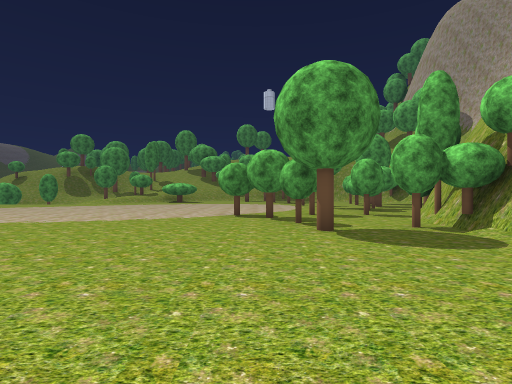
view 1 (above)

24 first-person views from a walk through a scene from a Unity 3-D project. The camera is 1.3 m above the floor, looks level and sees 80° across. The floor is counted in squares, 2 m on a side. Each view is taken from the middle of a square. On the plan, view 1 faces up. The plan holds only what a view shows up to about 10 squares ahead; the rest is blank. The place goes on beyond the plan. Some trees and plants on the terrain are drawn as simple stand-ins. The player is left out. Some animated figures are left out. Some surface patterns are stand-ins.

view 2
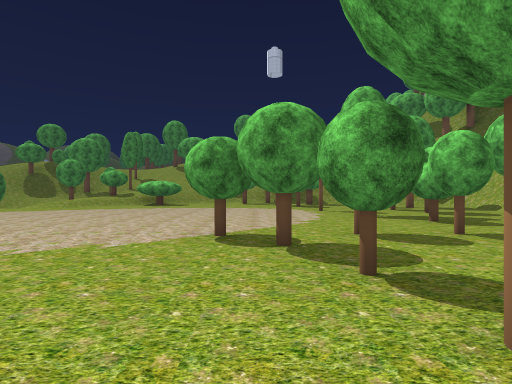

view 3
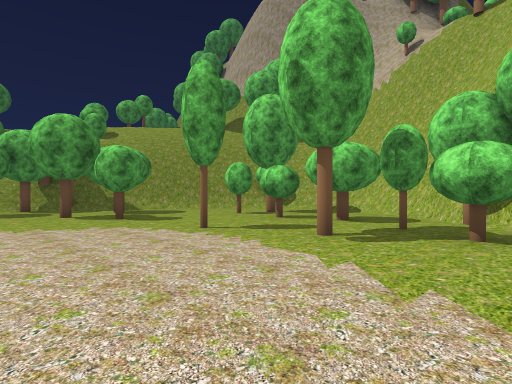

view 4
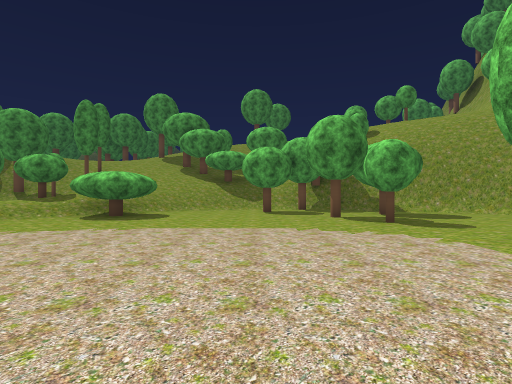

view 5
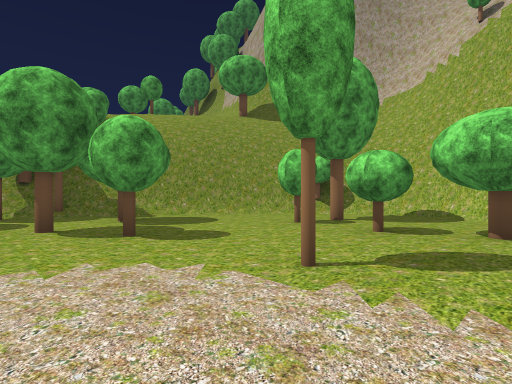

view 6
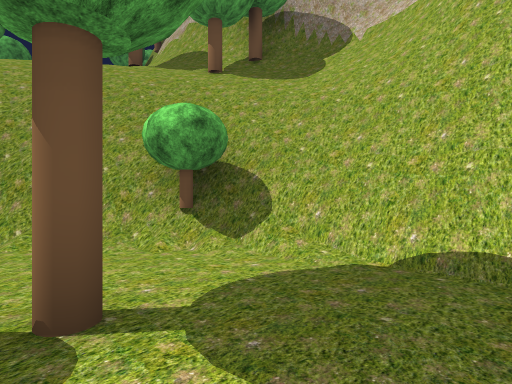

view 7
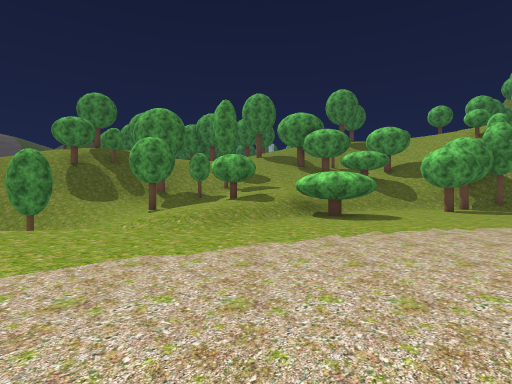

view 8
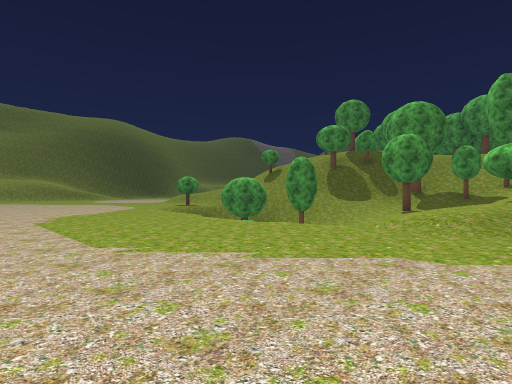

view 9
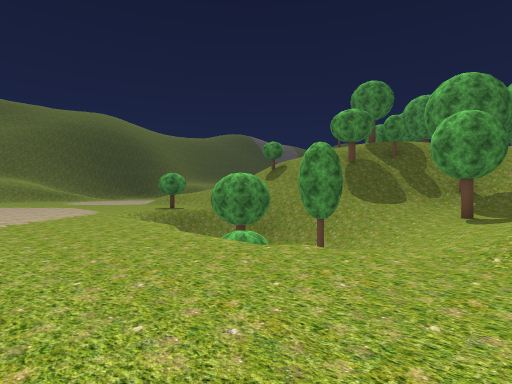

view 10
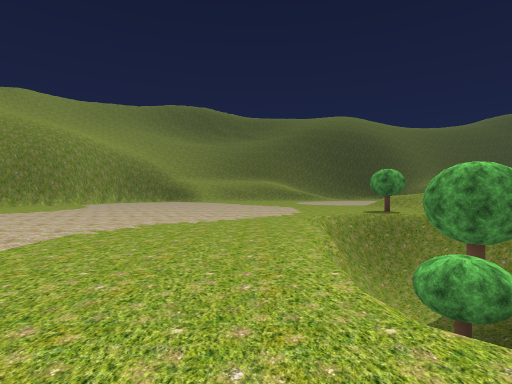

view 11
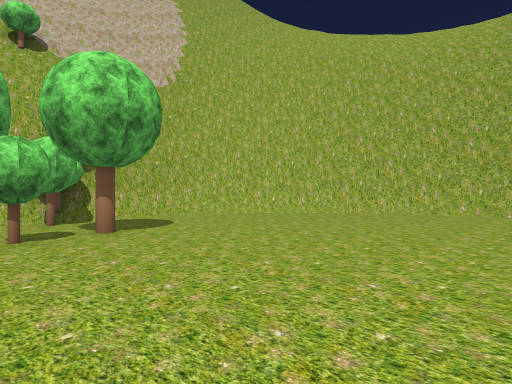

view 12
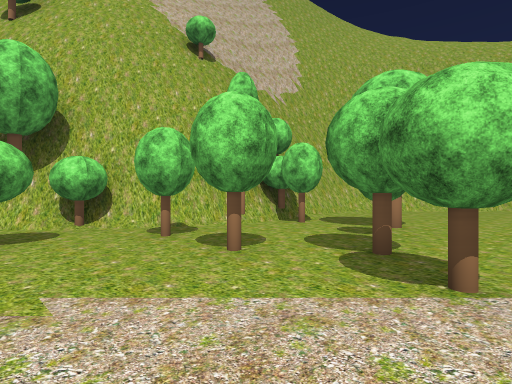

view 13
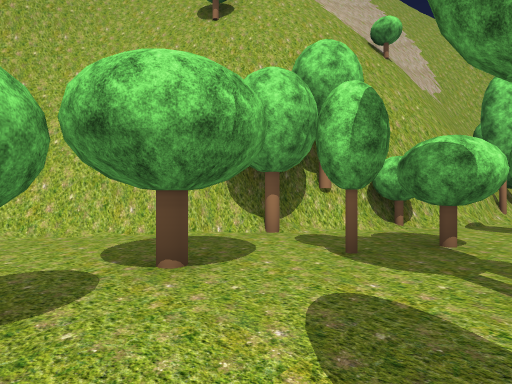

view 14
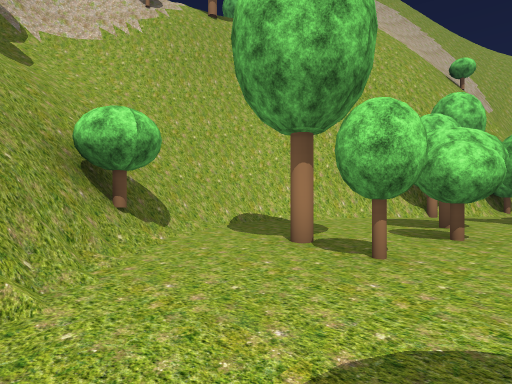

view 15
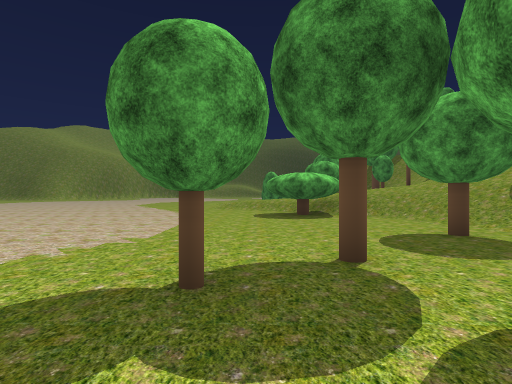

view 16
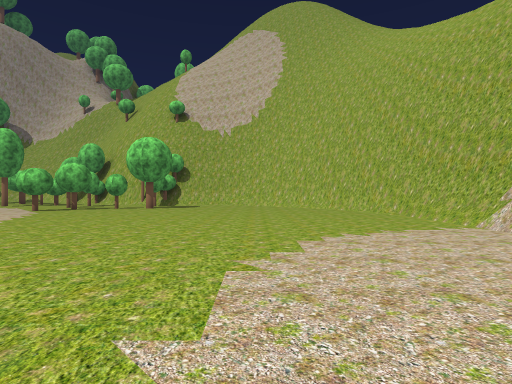

view 17
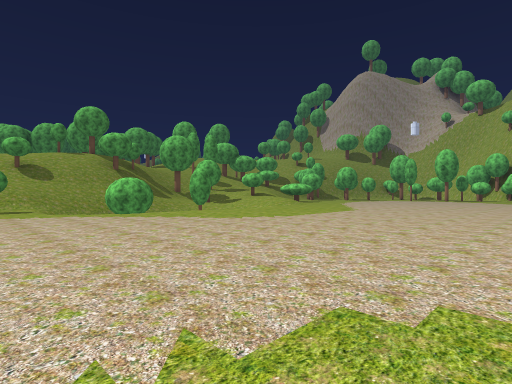

view 18
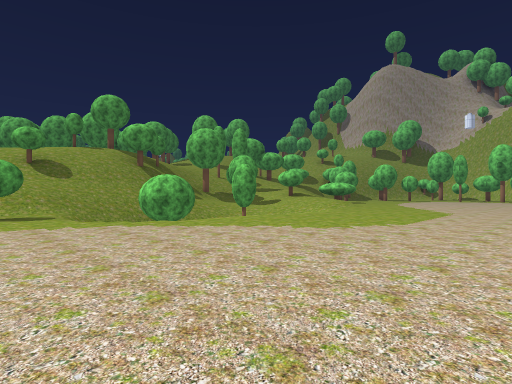

view 19
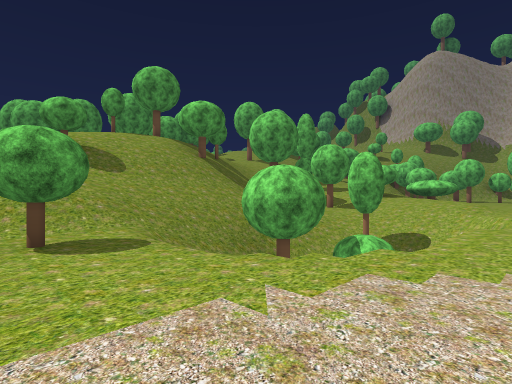

view 20
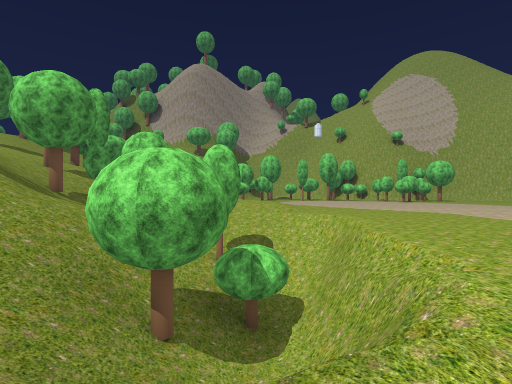

view 21
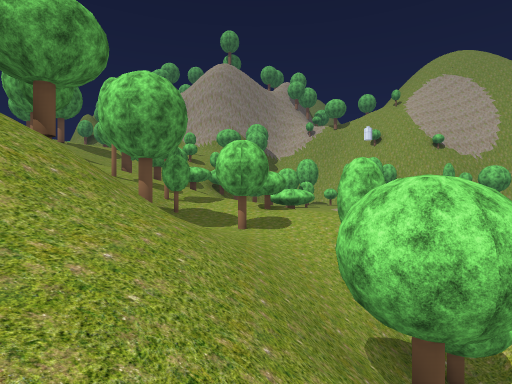

view 22
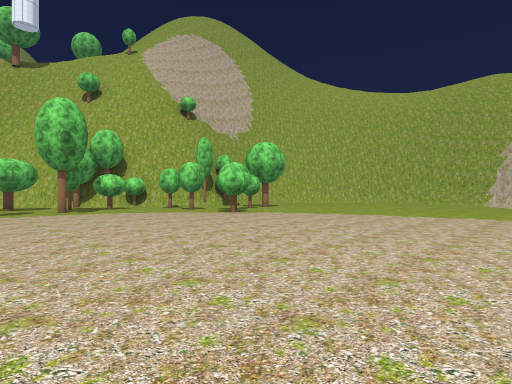

view 23
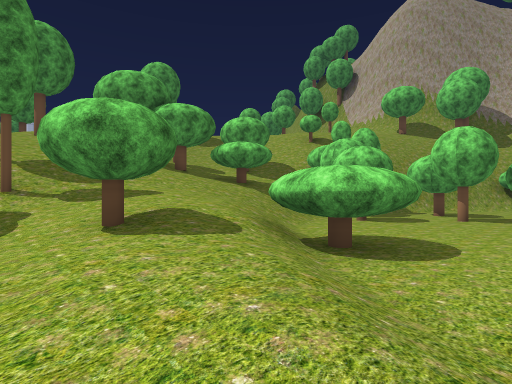

view 24
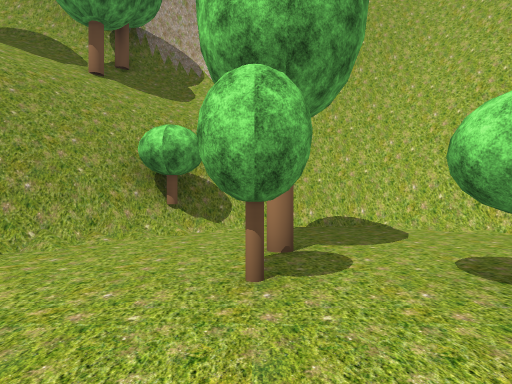

### Floor plan
Key: @ floor where view 1 was taken; # wall or solid block; . main floor; : floor 0.75 m higher than the main floor; + floor 1.5 m higher than the main floor; - floor 3.25 m lower than the main floor; / step, stairs or slope; = window, fence, low wall or low ledge; v drop or lower ground; T tree.
Columns run from 21 left of view 1 to 15 right of it. Each row starts with its distance up from view 1.
 22   ///////....:+++///..TT### /////##
 21  ////////.T..T++//..T.....##v //TT#
 20 .T.///////...:://.......T..##v////#
 19 .T///T//T//..::/T.....T......TT///##
 18 ../=/-TT////.:/........T.....T#///##
 17 ...=v##/////./............TT..=//=##v
 16 ......v#==....................##/##v
 15 .......................T..T...##=#v
 14 ..........................TT..###vv
 13 ........................T....####vv
 12 ..........................T.##  vvv
 11 .........................T.T#   vvv
 10 ...........................T#  vvv
  9 ............. .........TT.T## vvv
  8 ............. .......T...=##  v
  7 ......        ...........T#  vv
  6               ........T.T##  v
  5               ........T..#  vv
  4              ............#
  3             .............#
  2            ..............#
  1           ...............#
  0            ..........@..##
 -1             ...........##
 -2              .........##
 -3                ########
 -4                #####
 -5                     v
 -6                   vvv
 -7                    //

Where each view was taken, in squares from view 1:
view 1: 0 up, 0 right, facing up
view 2: 4 up, 0 right, facing up
view 3: 10 up, 1 left, facing up-right
view 4: 11 up, 1 left, facing up
view 5: 13 up, 0 right, facing up-right
view 6: 15 up, 6 right, facing up-right
view 7: 11 up, 7 left, facing up
view 8: 11 up, 7 left, facing up-left
view 9: 13 up, 9 left, facing up-left
view 10: 15 up, 10 left, facing left
view 11: 7 up, 4 left, facing down-right
view 12: 11 up, 1 left, facing down-right
view 13: 15 up, 3 right, facing down-right
view 14: 20 up, 4 right, facing down-right
view 15: 18 up, 4 right, facing left
view 16: 1 up, 11 left, facing right
view 17: 7 up, 21 left, facing up-right
view 18: 10 up, 21 left, facing up-right
view 19: 15 up, 21 left, facing up-right
view 20: 18 up, 20 left, facing right
view 21: 21 up, 19 left, facing right
view 22: 15 up, 8 left, facing down-right
view 23: 17 up, 9 left, facing up-right
view 24: 17 up, 3 right, facing right
